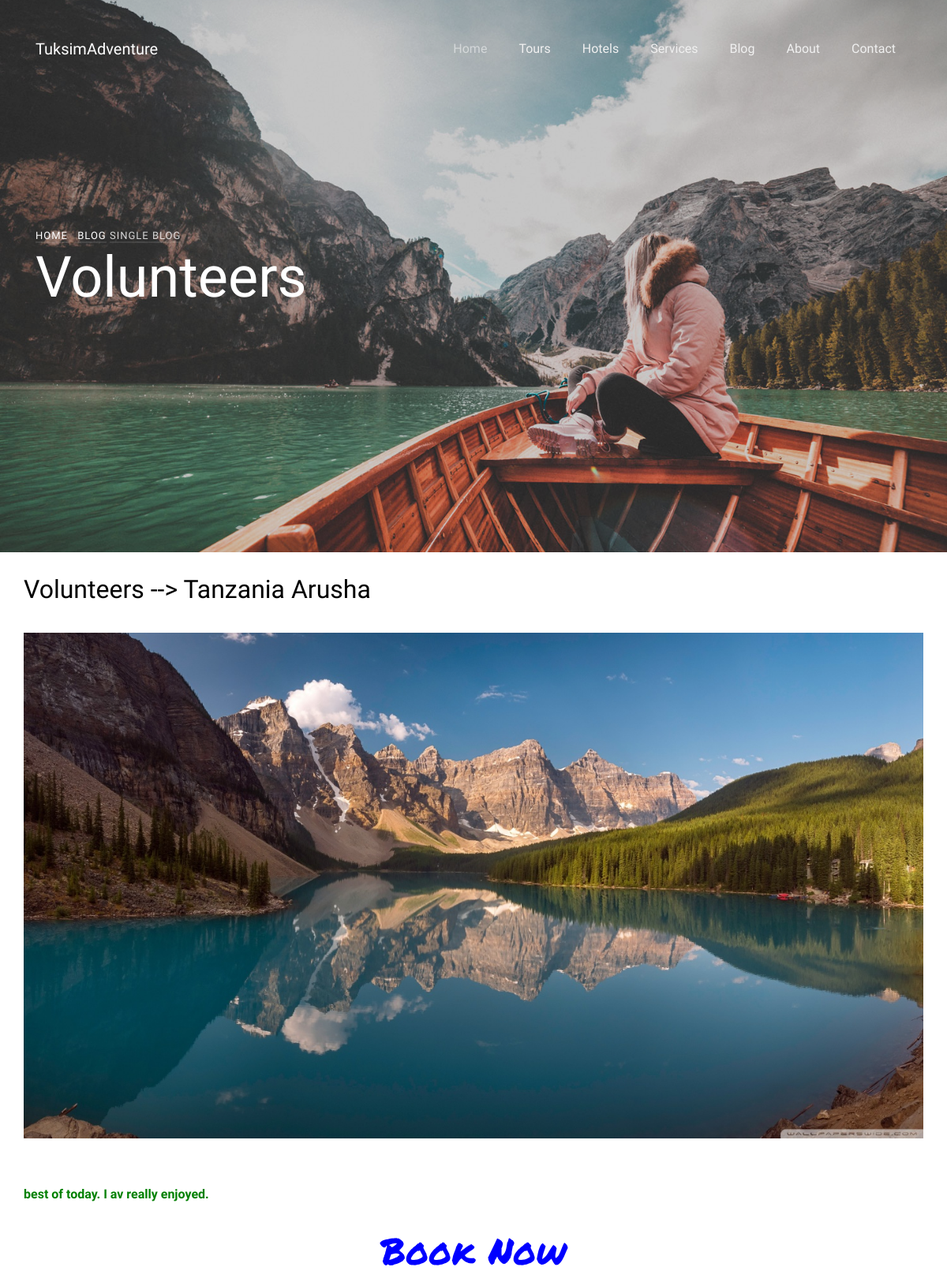
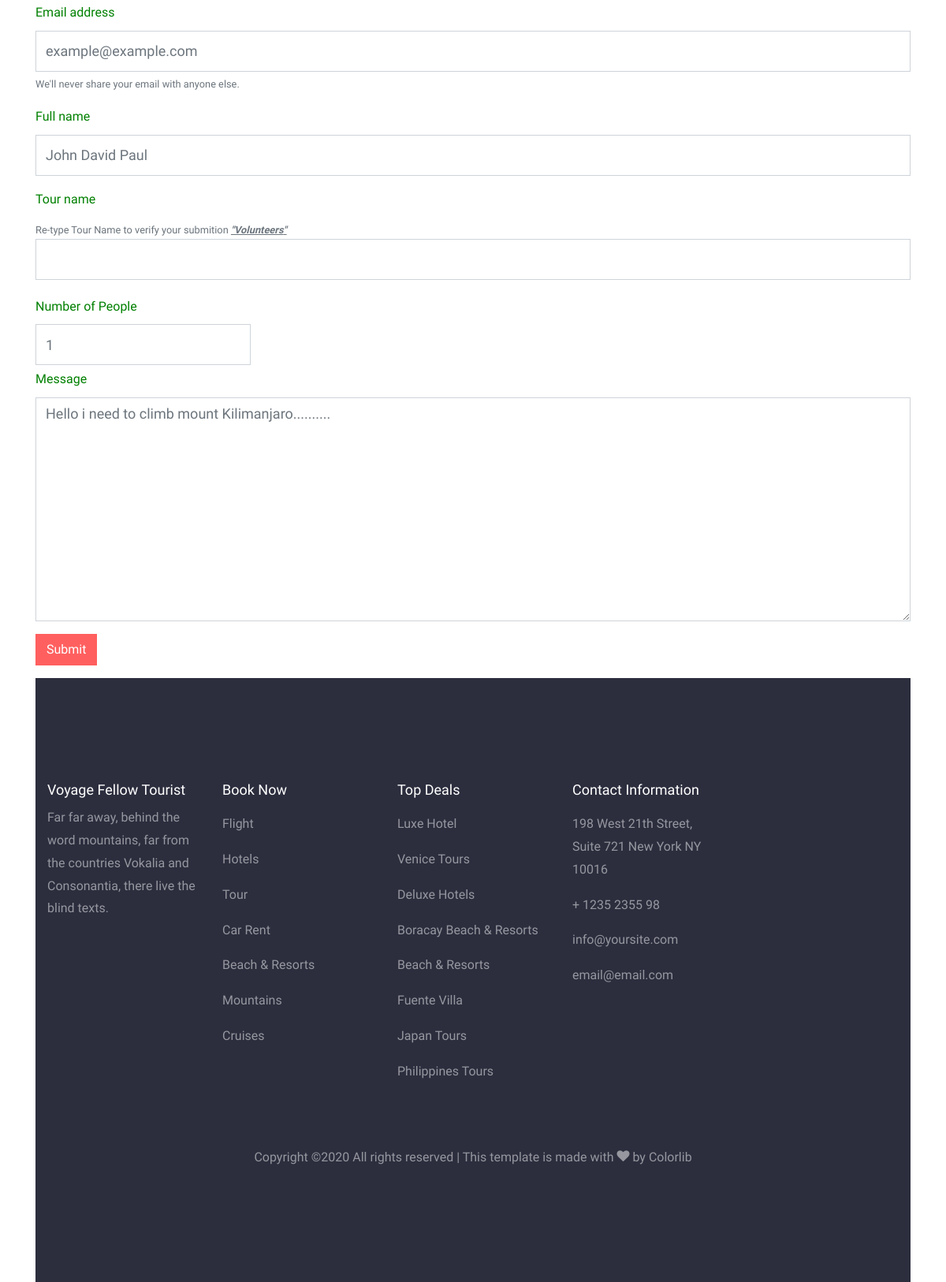
Page /tours/volunteers-jeon/ on the committed database (2 pictures, top to bottom).
### tkadventure/models.py (models this page shows, shortened)
class Tour(models.Model):
    image = models.ImageField(upload_to='media')
    name = models.CharField(max_length=20)
    location = models.CharField(max_length=50)
    tour_type = models.CharField(choices=tour_list, max_length=20)
    slug = models.SlugField(max_length=250, blank=True, null=True)
    tour_descr = models.CharField(max_length=1000, blank=True, null=True)
    popular = models.BooleanField(max_length=10, blank=True, null=True)

### tkadventure/views.py (the view)
# urls.py: path('tours/<slug:slug>/', views.tour_detail, name='tour_detail'),
def tour_detail(request, slug):
    q = Tour.objects.filter(slug__iexact = slug)
    book_subject = "Someone just booked a tour man!!"
    if q.exists():
        q = q.first()
    else:
       return render(request, 'tkadventure/404.html', status=404)
    if request.method == "POST":
        form = BookingForm(request.POST)
        if form.is_valid():
            book_full_name = form.cleaned_data['full_name']
            book_email = form.cleaned_data['email']
            book_tour_name = form.cleaned_data['tour_name']
            book_quantity = form.cleaned_data['quantity']
            book_message = form.cleaned_data['message']
            book_user_message = f'Customer "{book_full_name}" with the email "{book_email}" just booked a tour to " " "{book_tour_name}" with quantity of " "  {book_quantity} person/people and left a message " " "{book_message}" please contact him as soon as possible'
            form.save()
            try:
                send_mail(book_subject, book_user_message, settings.EMAIL_HOST_USER, ['lsuleiman2002@gmail.com'], settings.FAIL_SILENTLY)
            except BadHeaderError:
                return HttpResponse('Invalid Header.')
            form.save()
            messages.success(request, f'Booking  was successfully we shall contact you shortly {full_name} thank you!')
            return HttpResponseRedirect(reverse('home'))
        else:
            print(form.errors)
    else:
        form = BookingForm()
    context = {
        'tourform': form,
        'tour': q
    }
    return render(request, 'tkadventure/tour_detail.html', context)

### tkadventure/forms.py
class BookingForm(forms.ModelForm):
    class Meta(object):
        model = Bookings
        fields = ('full_name','email','tour_name','quantity','message')
        widget = {
            'full_name': forms.TextInput(attrs={'class': 'form-control'}),
            'email': forms.EmailInput(attrs={'class': 'form-control'}),
            'tour_name': forms.TextInput(attrs={'class': 'form-control'}),
            'quantity': forms.NumberInput(attrs={'class': 'form-control'}),
            'message': forms.Textarea(attrs={'class': 'form-control'})
        }

### templates/tkadventure/tour_detail.html (shortened to what this page needs)
{% extends 'base.html' %}
{% load static %}
{% load widget_tweaks %}
{% block body %}
     <section class="home-slider owl-carousel">
      <div class="slider-item" style="background-image: url('{% static 'images/bg_3.jpg' %}');" data-stellar-background-ratio="0.5">
        <div class="overlay"></div>
        <div class="container">
          <div class="row slider-text align-items-center">
            <div class="col-md-7 col-sm-12 tco-animate">
              <p class="breadcrumbs"><span class="mr-2"><a href="index.html">Home</a></span> <span><a href="blog.html">Blog</a></span> <span>Single Blog</span></p>
              <h1 class="mb-3">{{ tour.name }}</h1>
            </div>
          </div>
        </div>
      </div>
    </section>
      <div class="container">
        <div class="row">
            <div style="padding-top:2%;padding-bottom:2%">
            <h2 >{{ tour.name }} --> {{ tour.location }}
            </div>
            <div style="padding-bottom:5%">
              <img src="{{ tour.image.url }}" alt="{{ tour.name }}" class="img-fluid">
            </div>
            {% autoescape off %}<p style="color:green;font-size:16px;font-weight: bold;font-family: "Lucida Console", Courier, monospace;">{{ tour.tour_descr}}</p>{% endautoescape %}
       </div>
       <div style="font-family: 'Permanent Marker', cursive;color:blue;text-align:center;font-size:46px;">
       Book Now
       </div>
       <form method="post" action="{% url 'tours' %}">
  <div class="form-group">
  <div style="color:green;">  <label for="exampleInputEmail1">Email address</label></div>
      {% render_field tourform.email class="form-control" placeholder="example@example.com"%}
    <small id="emailHelp" class="form-text text-muted">We'll never share your email with anyone else.</small>
  </div>
  <div class="form-group">
   <div style="color:green;"> <label for="exampleInputPassword1">Full name</label></div>
       {% render_field tourform.full_name class="form-control" placeholder="John David Paul"%}
  </div>
  <div class="form-group">
    <div style="color:green;"><label for="exampleInputPassword1">Tour name</label></div>
     <small id="emailHelp" class="form-text text-muted">Re-type Tour Name to verify your submition  <b><i><u> "{{ tour.name }}"</u></i></b></small>
      {% render_field tourform.tour_name class="form-control"%}
  </div>
 <div class="form-row align-items-center">
    <div class="col-auto my-1">
     <div style="color:green;"> <label class="mr-sm-2" for="inlineFormCustomSelect">Number of People</label></div>
        {% render_field tourform.quantity class="form-control" placeholder="1"%}
</div>
</div>
  <div class="form-group">
    <div style="color:green;"><label for="exampleInputPassword1">Message</label></div>
      {% render_field tourform.message class="form-control" placeholder="Hello i need to climb mount Kilimanjaro.........."%}
  </div>
  <button type="submit" class="btn btn-primary">Submit</button>
</form>
{% endblock body %}

### rows in the picture
Tour: name "Volunteers", location "Tanzania Arusha", image (picture), tour_descr "best of today. I av really enjoyed."
